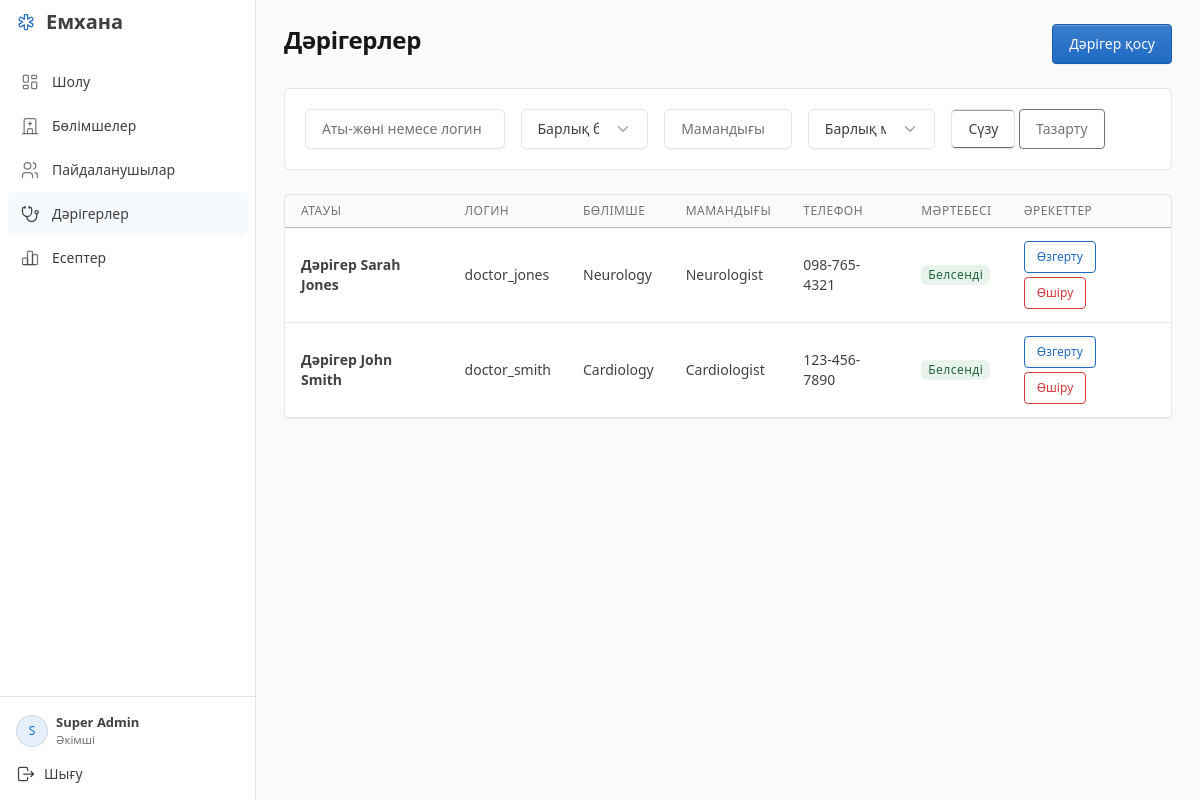
Page /admin/doctors.php (signed in) on the committed database.
### tables this page shows
CREATE TABLE doctors (
    id INT AUTO_INCREMENT PRIMARY KEY,
    user_id INT UNIQUE NOT NULL,
    user_role ENUM('Admin', 'Doctor', 'Receptionist', 'Patient') GENERATED ALWAYS AS ('Doctor') STORED,
    department_id INT,
    specialization_id INT,
    phone VARCHAR(20),
    created_at TIMESTAMP DEFAULT CURRENT_TIMESTAMP,
    updated_at TIMESTAMP DEFAULT CURRENT_TIMESTAMP ON UPDATE CURRENT_TIMESTAMP,
    CONSTRAINT fk_doctor_user_role FOREIGN KEY (user_id, user_role) REFERENCES users(id, role) ON DELETE RESTRICT ON UPDATE RESTRICT,
    CONSTRAINT fk_doctor_specialization FOREIGN KEY (specialization_id) REFERENCES specializations(id) ON DELETE RESTRICT,
    FOREIGN KEY (department_id) REFERENCES departments(id) ON DELETE SET NULL
);

CREATE TABLE users (
    id INT AUTO_INCREMENT PRIMARY KEY,
    username VARCHAR(50) UNIQUE NOT NULL,
    password_hash VARCHAR(255) NOT NULL,
    role ENUM('Admin', 'Doctor', 'Receptionist', 'Patient') NOT NULL,
    first_name VARCHAR(50) NOT NULL,
    last_name VARCHAR(50) NOT NULL,
    is_active BOOLEAN DEFAULT TRUE,
    UNIQUE KEY unique_user_role (id, role),
    created_at TIMESTAMP DEFAULT CURRENT_TIMESTAMP,
    updated_at TIMESTAMP DEFAULT CURRENT_TIMESTAMP ON UPDATE CURRENT_TIMESTAMP
);

CREATE TABLE departments (
    id INT AUTO_INCREMENT PRIMARY KEY,
    name VARCHAR(100) UNIQUE NOT NULL,
    description TEXT,
    created_at TIMESTAMP DEFAULT CURRENT_TIMESTAMP,
    updated_at TIMESTAMP DEFAULT CURRENT_TIMESTAMP ON UPDATE CURRENT_TIMESTAMP
);

CREATE TABLE specializations (
    id INT AUTO_INCREMENT PRIMARY KEY,
    name VARCHAR(100) NOT NULL UNIQUE
);

### includes/i18n.php (called while the page is built, shortened)
<?php
function t($key) {
    static $messages;
    if ($messages === null) $messages = json_decode(file_get_contents(__DIR__ . '/lang/kk.json'), true, 512, JSON_THROW_ON_ERROR);
    return $messages[$key ?? ''] ?? ($key ?? '');
}
function json_attr(array $values) {
    return h(json_encode($values, JSON_HEX_TAG | JSON_HEX_AMP | JSON_HEX_APOS | JSON_HEX_QUOT | JSON_UNESCAPED_UNICODE | JSON_THROW_ON_ERROR));
}

### admin/doctors.php (the view, shortened to what this page needs)
<?php
require_once '../includes/auth.php';
require_once '../includes/functions.php';
$search = trim($_GET['search'] ?? '');
$filter_spec = trim($_GET['specialization'] ?? '');
$query = "SELECT u.id AS user_id, u.username, u.first_name, u.last_name, u.is_active,
                 d.department_id, d.specialization_id, sp.name AS specialization, d.phone, dept.name AS department_name
          FROM users u
          JOIN doctors d ON u.id = d.user_id
          LEFT JOIN specializations sp ON sp.id = d.specialization_id
          LEFT JOIN departments dept ON d.department_id = dept.id
          WHERE u.role = 'Doctor'";
$params = [];
$query .= " ORDER BY u.last_name ASC";
$stmt = $pdo->prepare($query);
$stmt->execute($params);
$doctors = $stmt->fetchAll();
require_once '../includes/header.php';
?>
<div class="d-flex justify-content-between align-items-center mb-4">
    <h2><?= h(t('Manage Doctors')) ?></h2>
    <button class="btn btn-primary" data-bs-toggle="modal" data-bs-target="#doctorModal" onclick="resetForm()"><?= h(t('Add Doctor')) ?></button>
</div>
<div class="card mb-4">
    <div class="card-body">
        <form method="GET" action="doctors.php" class="row g-3 align-items-center">
            <div class="col-md-3">
                <input type="text" name="search" class="form-control" placeholder="<?= h(t('Search name/username')) ?>" value="<?= h($search) ?>">
            </div>
            <div class="col-md-2">
                <select name="department" class="form-select">
                    <option value=""><?= h(t('All Departments')) ?></option>
                </select>
            </div>
            <div class="col-md-2">
                <input type="text" name="specialization" class="form-control" placeholder="<?= h(t('Specialization')) ?>" value="<?= h($filter_spec) ?>">
            </div>
            <div class="col-md-2">
                <select name="status" class="form-select">
                    <option value=""><?= h(t('All Statuses')) ?></option>
                </select>
            </div>
            <div class="col-md-3">
                <button type="submit" class="btn btn-secondary"><?= h(t('Filter')) ?></button>
                <a href="doctors.php" class="btn btn-outline-secondary"><?= h(t('Clear')) ?></a>
            </div>
        </form>
    </div>
</div>
<div class="card">
    <div class="card-body table-responsive">
        <table class="table table-hover align-middle">
            <thead class="table-light">
                <tr>
                    <th><?= h(t('Name')) ?></th>
                    <th><?= h(t('Username')) ?></th>
                    <th><?= h(t('Department')) ?></th>
                    <th><?= h(t('Specialization')) ?></th>
                    <th><?= h(t('Phone')) ?></th>
                    <th><?= h(t('Status')) ?></th>
                    <th><?= h(t('Actions')) ?></th>
                </tr>
            </thead>
            <tbody>
                <?php foreach($doctors as $doc): ?>
                <tr>
                    <td><strong><?= h(t('Dr.')) ?> <?= h($doc['first_name'] . ' ' . $doc['last_name']) ?></strong></td>
                    <td><?= h($doc['username']) ?></td>
                    <td><?= h($doc['department_name'] ?? t('Unassigned')) ?></td>
                    <td><?= h($doc['specialization'] ?? t('Unassigned')) ?></td>
                    <td><?= h($doc['phone']) ?></td>
                    <td>
                        <?= activityBadge($doc['is_active']) ?>
                    </td>
                    <td>
                        <button class="btn btn-sm btn-outline-primary" data-edit-handler="editDoctor" data-edit-values="<?= json_attr([$doc['user_id'], $doc['username'], $doc['first_name'], $doc['last_name'], $doc['department_id'] ?? '', $doc['specialization_id'] ?? '', $doc['phone']]) ?>" data-bs-toggle="modal" data-bs-target="#doctorModal"><?= h(t('Edit')) ?></button>
                        <form method="POST" action="doctors.php" class="d-inline" data-confirm="<?= h(t('Toggle status for this doctor?')) ?>">
                            <?php if($doc['is_active']): ?>
                                <button type="submit" class="btn btn-sm btn-outline-danger"><?= h(t('Deactivate')) ?></button>
                            <?php else: ?>
                                <button type="submit" class="btn btn-sm btn-outline-success"><?= h(t('Activate')) ?></button>
                            <?php endif; ?>
                        </form>
                    </td>
                </tr>
                <?php endforeach; ?>
            </tbody>
        </table>
    </div>
</div>
<?php require_once '../includes/footer.php'; ?>

### includes/functions.php (shortened to what this page needs)
<?php
require_once __DIR__ . '/i18n.php';
function h($string) {
    return htmlspecialchars($string ?? '', ENT_QUOTES | ENT_SUBSTITUTE, 'UTF-8');
}
function activityBadge($active) {
    return '<span class="badge activity-badge ' . ($active ? 'is-active' : 'is-inactive') . '">' . h(t($active ? 'Active' : 'Inactive')) . '</span>';
}
?>

### assets/css/style.css (style rules this page uses)
:root { --tblr-font-sans-serif:"Segoe UI",system-ui,-apple-system,sans-serif; --tblr-primary:#206bc4; }
body { font-size:.875rem; }
.navbar-brand .icon { color:var(--tblr-primary); }
.app-content h2 { font-size:1.5rem; font-weight:600; letter-spacing:-.35px; margin-bottom:8px; }
.app-content > .d-flex { gap:12px; flex-wrap:wrap; }
.card { box-shadow:none !important; border-radius:6px; }
.card-body.table-responsive { padding:0; }
.table { margin-bottom:0; }
.table > :not(caption) > * > * { padding:11px 16px; }
.table th { font-size:.7rem; font-weight:600; white-space:nowrap; }
.table td { vertical-align:middle; }
.badge.activity-badge.is-active { color:#24643d; background:#e7f3eb; }
.table td .btn,.table td form { margin-top:2px; margin-bottom:2px; }
.table-responsive { border-radius:0 0 6px 6px; }
.btn { border-radius:4px; }
.btn-secondary { --tblr-btn-bg:#fff; --tblr-btn-color:var(--tblr-body-color); --tblr-btn-border-color:var(--tblr-border-color); }

### rows in the picture
doctors: user.last_name "Sarah Jones", user.username "doctor_jones", department.name "Neurology", specialization.name "Neurologist", phone "098-765-4321", user.is_active "Белсенді"
doctors: user.last_name "John Smith", user.username "doctor_smith", department.name "Cardiology", specialization.name "Cardiologist", phone "123-456-7890", user.is_active "Белсенді"

### other values in the picture
t('Clinic') "Емхана"
t($label) "Шолу"
t($label) "Бөлімшелер"
t($label) "Пайдаланушылар"
t($label) "Дәрігерлер"
t($label) "Есептер"
$avatar_letter "S"
$full_name "Super Admin"
t($role) "Әкімші"
t('Sign out') "Шығу"
t('Manage Doctors') "Дәрігерлер"
t('Add Doctor') "Дәрігер қосу"
t('Filter') "Сүзу"
t('Clear') "Тазарту"
t('Name') "АТАУЫ"
